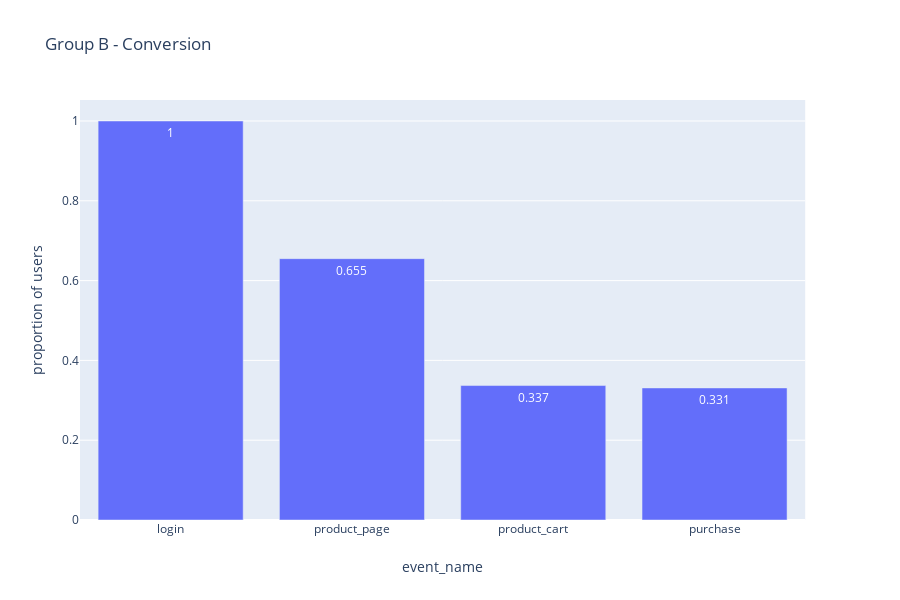

The cell this chart's notebook holds for it:
### Code cell
fig = px.bar(conversion_B, x="event_name", y='proportion of users', title='Group B - Conversion', text='proportion of users')
fig.update_layout(barmode='group')
fig.show()

### Figure 1 — Plotly figure (JSON) as saved in the notebook; plotly's stock layout.template omitted (floating-point values rounded to 4 significant figures)
{"data": [{"alignmentgroup": "True", "hoverlabel": {"namelength": 0}, "hovertemplate": "event_name=%{x}<br>proportion of users=%{text}", "legendgroup": "", "marker": {"color": "#636efa"}, "name": "", "offsetgroup": "", "orientation": "v", "showlegend": false, "text": [1, 0.655, 0.337, 0.331], "textposition": "auto", "type": "bar", "x": ["login", "product_page", "product_cart", "purchase"], "xaxis": "x", "y": [1, 0.655, 0.337, 0.331], "yaxis": "y"}], "layout": {"barmode": "group", "height": 600, "legend": {"tracegroupgap": 0}, "title": {"text": "Group B - Conversion"}, "xaxis": {"anchor": "y", "domain": [0, 0.98], "title": {"text": "event_name"}}, "yaxis": {"anchor": "x", "domain": [0, 1], "title": {"text": "proportion of users"}}}}
